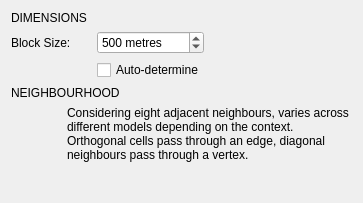
            <widget class="QWidget" name="scrollAreaWidgetContents">
             <property name="geometry">
              <rect>
               <x>0</x>
               <y>0</y>
               <width>363</width>
               <height>203</height>
              </rect>
             </property>
             <layout class="QVBoxLayout" name="verticalLayout_7">
              <item>
               <widget class="QLabel" name="sbb_title">
                <property name="whatsThis">
                 <string>Width of the square cell in the city grid in metres</string>
                </property>
                <property name="text">
                 <string>DIMENSIONS</string>
                </property>
               </widget>
              </item>
              <item>
               <widget class="QWidget" name="blocksquare_widget" native="true">
                <layout class="QGridLayout" name="gridLayout_2">
                 <property name="leftMargin">
                  <number>0</number>
                 </property>
                 <property name="topMargin">
                  <number>0</number>
                 </property>
                 <property name="rightMargin">
                  <number>0</number>
                 </property>
                 <property name="bottomMargin">
                  <number>0</number>
                 </property>
                 <item row="0" column="0">
                  <widget class="QLabel" name="blocksize_lbl">
                   <property name="whatsThis">
                    <string>Width of the square cell in the city grid in metres</string>
                   </property>
                   <property name="text">
                    <string>Block Size:</string>
                   </property>
                  </widget>
                 </item>
                 <item row="0" column="2">
                  <widget class="QSpinBox" name="blocksize_spin">
                   <property name="minimumSize">
                    <size>
                     <width>100</width>
                     <height>0</height>
                    </size>
                   </property>
                   <property name="toolTip">
                    <string>&lt;!DOCTYPE HTML PUBLIC &quot;-//W3C//DTD HTML 4.0//EN&quot; &quot;http://www.w3.org/TR/REC-html40/strict.dtd&quot;&gt;
&lt;html&gt;&lt;head&gt;&lt;meta name=&quot;qrichtext&quot; content=&quot;1&quot; /&gt;&lt;style type=&quot;text/css&quot;&gt;
p, li { white-space: pre-wrap; }
&lt;/style&gt;&lt;/head&gt;&lt;body style=&quot; font-family:'MS Shell Dlg 2'; font-size:8.25pt; font-weight:400; font-style:normal;&quot;&gt;
&lt;p style=&quot; margin-top:0px; margin-bottom:0px; margin-left:0px; margin-right:0px; -qt-block-indent:0; text-indent:0px;&quot;&gt;&lt;span style=&quot; font-size:8pt;&quot;&gt;Width of the square cell in the city grid in metres&lt;/span&gt;&lt;/p&gt;&lt;/body&gt;&lt;/html&gt;</string>
                   </property>
                   <property name="suffix">
                    <string> metres</string>
                   </property>
                   <property name="minimum">
                    <number>100</number>
                   </property>
                   <property name="maximum">
                    <number>5000</number>
                   </property>
                   <property name="singleStep">
                    <number>50</number>
                   </property>
                   <property name="value">
                    <number>500</number>
                   </property>
                  </widget>
                 </item>
                 <item row="1" column="2">
                  <widget class="QCheckBox" name="blocksize_auto">
                   <property name="toolTip">
                    <string>An automatic algorithm that determines a suitable block size based on the map for computational efficiency.</string>
                   </property>
                   <property name="text">
                    <string>Auto-determine</string>
                   </property>
                  </widget>
                 </item>
                 <item row="0" column="1">
                  <spacer name="horizontalSpacer_8">
                   <property name="orientation">
                    <enum>Qt::Horizontal</enum>
                   </property>
                   <property name="sizeType">
                    <enum>QSizePolicy::Fixed</enum>
                   </property>
                   <property name="sizeHint" stdset="0">
                    <size>
                     <width>20</width>
                     <height>20</height>
                    </size>
                   </property>
                  </spacer>
                 </item>
                 <item row="0" column="3">
                  <spacer name="horizontalSpacer_14">
                   <property name="orientation">
                    <enum>Qt::Horizontal</enum>
                   </property>
                   <property name="sizeHint" stdset="0">
                    <size>
                     <width>40</width>
                     <height>20</height>
                    </size>
                   </property>
                  </spacer>
                 </item>
                </layout>
               </widget>
              </item>
              <item>
               <widget class="QLabel" name="sbb_neigh">
                <property name="whatsThis">
                 <string>Width of the square cell in the city grid in metres</string>
                </property>
                <property name="text">
                 <string>NEIGHBOURHOOD</string>
                </property>
               </widget>
              </item>
              <item>
               <widget class="QWidget" name="sbb_neigh_frame" native="true">
                <property name="enabled">
                 <bool>true</bool>
                </property>
                <layout class="QGridLayout" name="gridLayout_10">
                 <property name="leftMargin">
                  <number>0</number>
                 </property>
                 <property name="topMargin">
                  <number>0</number>
                 </property>
                 <property name="rightMargin">
                  <number>0</number>
                 </property>
                 <property name="bottomMargin">
                  <number>0</number>
                 </property>
                 <item row="0" column="0">
                  <widget class="QLabel" name="img_moore">
                   <property name="minimumSize">
                    <size>
                     <width>50</width>
                     <height>50</height>
                    </size>
                   </property>
                   <property name="maximumSize">
                    <size>
                     <width>50</width>
                     <height>50</height>
                    </size>
                   </property>
                   <property name="text">
                    <string/>
                   </property>
                   <property name="pixmap">
                    <pixmap resource="../../../../../Dropbox/UrbanBEATS Master Project/graphics/ubeats.qrc">:/images/images/md_spatial_moore.png</pixmap>
                   </property>
                  </widget>
                 </item>
                 <item row="0" column="1">
                  <widget class="QLabel" name="sbb_neigh_descr">
                   <property name="enabled">
                    <bool>true</bool>
                   </property>
                   <property name="text">
                    <string>&lt;html&gt;&lt;head/&gt;&lt;body&gt;&lt;p&gt;Considering eight adjacent neighbours, varies across different models depending on the context. Orthogonal cells pass through an edge, diagonal neighbours pass through a vertex.&lt;/p&gt;&lt;/body&gt;&lt;/html&gt;</string>
                   </property>
                   <property name="wordWrap">
                    <bool>true</bool>
                   </property>
                  </widget>
                 </item>
                </layout>
               </widget>
              </item>
              <item>
               <spacer name="verticalSpacer_2">
                <property name="orientation">
                 <enum>Qt::Vertical</enum>
                </property>
                <property name="sizeHint" stdset="0">
                 <size>
                  <width>20</width>
                  <height>40</height>
                 </size>
                </property>
               </spacer>
              </item>
             </layout>
            </widget>
